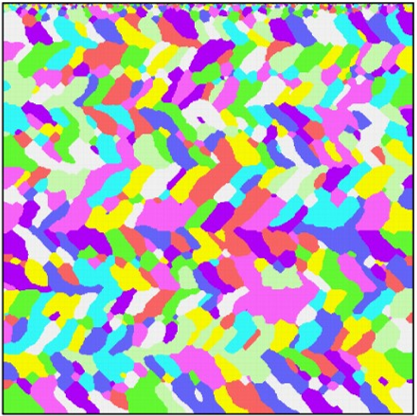
#> input picture data/test_data/sample5.png, 417 x 416 px; its folder holds 3 pictures in this run
$ python average_grain_size_encap.py
#> lines starting #> are read from the running program, lines starting #| are printed output that depends on the picture; after the words box and inside, x2 and y2 are one past the last pixel; in counts of white or black regions, pixels touching at a corner belong together
import cv2
from PIL import Image, ImageFilter
import numpy as np
import matplotlib.pyplot as plt
from skimage import filters, measure
from scipy.ndimage import binary_erosion, binary_dilation
import random
import os

# [54 lines left out: function visualize_segment_process, not called in this run]

def grain_segmentation(image_np, gaussian_radius=1, sobel_threshold=0.01, dilation_iterations=1,bin_min=0, bin_max=300, n_bins=15, plot_numbers_on_grains=True):

    """
        This function takes an image in numpy array format to process to segment the microstructure (grain) into different regions. and then calcualte the (weighted) average grain size for each image.

        Parameters:
        - image (numpy array): input image in RGB mode ( Nrow * Ncolumn * 3) - make sure it is 3 channels when input.
        - gaussian_radius (int): radius used when applying GaussianBlur filter
        - sobel_threshold (float): define the threshold to binary_edges after apply sobel edge detection.
        - dilation_iterations (int): iterations used in binary_dilation function (range from 1 to 2)
        - bin_min (int): lower limit set to used for histogram plot
        - bin_max (int): upper limit set to used for histogram plot
        - n_bins (int): number of bins


        Returns:
        - histogram values:
            - bin_min (int): lower limit of the grain size to be displayed in histogram (min value can be 0)
            - bin_max (int): upper limit of the grain size to be displayed in histogram (max values can be the calculated maximum grain size, or self-defined values)
            - bins (array): a list of values that shows the number of each bin edge (e.g: [0, 100, 200,... 10000]). length of array is bin_max/n_bins
            - hist_n (array of int/float): a list of values that represent the count of each bar (e.g: if we have 15 bins, then there are 15 values in the list. each represent the number of counts (int), or in normazlied value (float) of each bar.
        - weighted average grain size (float): calculated weighted average grain size for each image
        - number of regions (int): number of grain detected using the algorithms
        - total grain size (float): The sum of all detected grains' size
        - labeled image (array): segmented images saved in 2D-array
        - region list (array): save grain size for all the detected grain regions in a list.
    """


    hist_n, bins = [], []
    weighted_avg_grain_size, num_labels, total_size = 0, 0, 0
    labeled_image, regions_list = np.array([]), []


    #total_size = 0      #total size of all detected grains (sum of each grain size)
    weighted_sum = 0    #used for calculate weighted average grain size of an image
    #regions_list = []   #save all the grain sizes in the list

    # Create a PIL Image from the NumPy array
    pil_image = Image.fromarray(image_np)

    # Apply Gaussian filter
    gaussian_image = pil_image.filter(ImageFilter.GaussianBlur(radius=gaussian_radius))
    gaussian_np = np.array(gaussian_image) # Convert the PIL image to a NumPy array after Gaussian filtering

    # Edge Detection with Sobel
    gray_image = gaussian_image.convert('L') # Convert to grayscale for Sobel edge detection
    sobel_edges = filters.sobel(np.array(gray_image)) # Apply Sobel edge detector
    binary_edges = sobel_edges < sobel_threshold  # set Sobel threshold the edge image to binary
    dilated_edges = binary_dilation(binary_edges, iterations=dilation_iterations)

    # Convert binary image to labeled image
    labeled_image, num_labels = measure.label(dilated_edges, connectivity=1, return_num=True)

    # coloring the segmented results with random set colors
    random.seed(42)  # Set a seed for reproducibility
    label_colors = {label: tuple(np.random.randint(0, 256, size=3)) for label in range(1, num_labels + 1)}
    randomized_labels = list(range(1, num_labels + 1))
    random.shuffle(randomized_labels)

    randomized_colored_image = np.zeros_like(image_np)
    for label, color in zip(randomized_labels, label_colors.values()):
        randomized_colored_image[labeled_image == label] = color

    # option: Display marked region number on segmented grains
    if plot_numbers_on_grains:
        plt.figure(figsize=(20, 15))
        plt.imshow(randomized_colored_image, cmap='jet')

    #calculate
    for region in measure.regionprops(labeled_image):

        #option (cont): Display marked region number on segmented grains
        # Draw text annotations at the centroid of each region
        if plot_numbers_on_grains:
            centroid = region.centroid
            plt.text(centroid[1], centroid[0], str(region.label), color='white', fontsize=8, ha='center',
                     va='center')  # Annotate the labeled image with region values

        # get each grain region statistics
        #print(f"Region {region.label}: Size = {region.area} pixels")  # print results in loop for the image
        #regions_list = np.append(regions_list, region.area)
        regions_list.append(region.area)

        # calculate weighted sum and total_size of all grains
        weighted_sum += region.area * region.area  # accumulate the numerator (denominator is total_size)
        total_size += region.area  # get total size of all grain area

    try:
        weighted_avg_grain_size = weighted_sum / total_size     # Calculate weighted average grain size
        #print("weighted average grain size is", weighted_avg_grain_size, "pixels")

    except ZeroDivisionError:
        print("Error: Division by zero. Number of detected region is zero.")
        weighted_avg_grain_size = None  # or set a default value or handle it in another way


    # -- Visualization of Segmentation Intermediate Steps
    #visualize_segment_process(image, gaussian_np, gray_image, sobel_edges, binary_edges,randomized_colored_image) #binary edges without dilation.
    #visualize_segment_process(image, gaussian_np, gray_image, sobel_edges, dilated_edges,randomized_colored_image) #recommended


    #get histogram and visualize if needed.
    hist_n, bins = get_histogram(regions_list, n_bins, bin_min, bin_max )


    #return hist_n, bins, bin_min, bin_max, weighted_avg_grain_size, num_labels, total_size, labeled_image, regions_list
    return hist_n, bins, bin_min, bin_max, weighted_avg_grain_size, num_labels, total_size, labeled_image, regions_list


def get_histogram(grain_region_size_list, bin_num, bin_min, bin_max):
    """
            Grain size distribution plot

            Parameters:
            - grain_region_size_list: a list of 1D array that stored all the region size
            - bin_num: number of bins want to set up
            - bin_min: lower level boundary used for setting range of histogram plot.
            - bin_max: upper level boundary for bin plot.

            Return:
            - n: a list  of values on each bar (if it is normalized with setting density=True, or original values of each bar)
            - bins: a list of values that has width of each bar. if number of bins =100, bin_max = 10000, then the list values of difference of 100 -> [0, 100, 200, .. 100000]
    """


    if histogram_plot_default:  #using min and max values from calculation directly to plot.

        ### using np.histogram to plot the histogram
        #n, bins, = np.histogram(grain_region_size_list, bins=bin_num, range=(np.min(grain_region_size_list), np.max(grain_region_size_list)),density=True) #density: use normalized y-value if true.
        n, bin_edges, = np.histogram(grain_region_size_list, bins=bin_num, density=True) #density: use normalized y-value if true.

        if draw_histogram == True:
            plt.bar(bin_edges[:-1], n, width=np.diff(bins), color='blue', edgecolor='black', alpha=0.7)  # Plot the histogram using plt.bar

            ### Option: if want to label the bar, uncomment below
            #bars = plt.bar(bin_edges[:-1], n, width=np.diff(bins), color='blue', edgecolor='black', alpha=0.7) # Plot the histogram using plt.bar
            #plt.bar_label(bars, fmt='{:.2e}', label_type='edge') # Add labels to the bars using plt.bar_label

            ### Option: plot lines connected bars, uncomment below
            #plt.plot(bin_edges[:-1],n, color = 'orange') #plot the lines above the bar

            plt.xlabel("Grain Size (pixels)")
            plt.ylabel("Number of Grain Regions")
            plt.title("Grain Size Distribution of " + file_name)
            # plt.savefig(r"../../../tmp/Grain Size Distribution of " + file_name+ ".png")
            plt.show()
    else: #if histogram_plot_default = False, plot with MANUAL setting values (bin_min, bin_max)
        n, bin_edges, = np.histogram(grain_region_size_list, bins=bin_num,
                                range=(bin_min, bin_max),
                                density=True)  # density: use normalized y-value if true.

        if draw_histogram == True:
            plt.bar(bin_edges[:-1], n, width=np.diff(bins), color='blue', edgecolor='black', alpha=0.7)  # Plot the histogram using plt.bar
            plt.xlabel("Grain Size (pixels)")
            plt.ylabel("Number of Grain Regions")
            plt.title("Grain Size Distribution of " + file_name)
            # plt.savefig(r"../../../tmp/Grain Size Distribution of " + file_name+ ".png")
            plt.show()


    return n, bin_edges #array of histogram bar values (without normalization, it's the count of each bar; with normalization, it's the normalized values)

def compare_images(image_np1, image_np2, gaussian_radius=1, sobel_threshold=0.01, dilation_iterations=1,bin_min=0, bin_max=300, n_bins=15):
    """
        This function compare the two images grain size distribution (histogram), and output the similarity index (similarity score: intersect; distance score: bhattacharyya)
        We take two images (numpy array), and first call grain_segmentation to calculate the histogram, then we compare them using cv2 histogram comparison function.

        Parameters:
            - image_np1 (numpy array): image 1 as numpy array
            - image_np2 (numpy array): image 2 input as numpy array
            - gaussin_radius, sobel_threshold,, dilation_iterations, bin_min, bin_max, n_bins --> used for call grain_segmentation.

        Return:
            - similarity_score (float): compute use cv2.HISTCMP_INTERSECT
            - distance_score (float): compute use cv2.HISTCMP_BHATTACHARYYA
        """


    hist1, bins1, bin_min1, bin_max1, avg_grain_size1, num_regions1, total_grain_size1, labeled_image1, regions_list1 = grain_segmentation(
         image_np1, gaussian_radius, sobel_threshold, dilation_iterations, bin_min, bin_max, n_bins, plot_numbers_on_grains)


    hist2, bins2, bin_min2, bin_max2, avg_grain_size2, num_regions2, total_grain_size2, labeled_image2, regions_list2 = grain_segmentation(
        image_np2, gaussian_radius, sobel_threshold, dilation_iterations, bin_min, bin_max, n_bins, plot_numbers_on_grains)


    hist1 = np.array(hist1).astype(np.float32)
    hist2 = np.array(hist2).astype(np.float32)

    # d = cv2.compareHist(hist1, hist2, cv2.HISTCMP_CORREL) #correlation (similarity)
    # d_chi = cv2.compareHist(hist1, hist2, cv2.HISTCMP_CHISQR) #chi-squre (distance)
    d_intersect = cv2.compareHist(hist1, hist2, cv2.HISTCMP_INTERSECT)  # intersect (similarity)
    d_bhat = cv2.compareHist(hist1, hist2, cv2.HISTCMP_BHATTACHARYYA)  # bhattacharyya (distance)

    similarity_score = d_intersect * 10 ** 2
    distance_score = d_bhat

    #print(f"Histogram Comparison: similarity score (intersect) = {similarity_score:.4f}e-02, distance (bhattacharyya) = {distance_score}") #test inside function
    # ref: print(f" h1 vs h2: similarity index: correlation: {d:.4f}, chi-squred: {d_chi:.4f}, intersect: {d_intersect * 10 ** 2:.4f}e+02, bhattacharyya: {d_bhat:.4f}")

    # plot log
    kernel_size = 3
    kernel = np.ones(kernel_size) / kernel_size

    smoothed_hist1 = np.convolve(hist1, kernel, mode='same')
    smoothed_hist2 = np.convolve(hist2, kernel, mode='same')

    plt.semilogx(bins1[:-1], smoothed_hist1, 'r')
    plt.semilogx(bins2[:-1], smoothed_hist2, 'g')

    #plt.semilogx(bins1[:-1], hist1, 'b')
    #plt.semilogx(bins2[:-1], hist2, 'y')

    plt.xlim((1e2, 1e4))
    plt.ylim((0, 2e-3))
    plt.legend(['image1', 'image2'])
    plt.title("")
    plt.show()

    return similarity_score, distance_score


# [43 lines left out: function compare_histogram, not called in this run]


if __name__ == "__main__":


    draw_histogram = False  #if want to display the visualization of grain size distribution histogram, set it true.
    histogram_plot_default = False  # Choose want to use manual setting (bin_min,max) to plot or not. True: auto plot with default values False: use following manual setting to plot.


    # Manually set up the values below:
    gaussian_radius = 1
    sobel_threshold = 0.01
    dilation_iterations = 1
    bin_min = 0
    bin_max = 10000
    n_bins = 100
    plot_numbers_on_grains = False


    image_folder_path = r'../../../data/test_data'
    file_list = os.listdir(image_folder_path)

    image_dict = {} #key: image name; values: numpy array of np
    dict_distribution = {} #save the map of key: image name, value: array of histogram values
    for image_file in file_list:
        file_name = image_file.split(".")[0]
        #print(file_name)
        #Read Images
        image_pil = Image.open(os.path.join(image_folder_path,image_file)).convert('RGB') #convert image mode to RGB (in case if not, e.g: some image may have 4 channels: RGBA)
        image_np = np.array(image_pil) # Convert the PIL image to a NumPy array #note: later our input image will be numpy array, so we don't need to do taht.

        #run with manual setup parameters
        #hist_n, bins, bin_min, bin_max, avg_grain_size, num_regions, total_grain_size, labeled_image, output_regions_list = grain_segmentation(
        #    image_np, gaussian_radius, sobel_threshold, dilation_iterations,bin_min, bin_max, n_bins, plot_numbers_on_grains)
        #run with default value
        #bins,  bin_min, bin_max, avg_grain_size, num_regions, total_grain_size, labeled_image, regions_list = grain_segmentation(image_np)

        #print(f"bin_num = {n_bins}, bin_min = {bin_min}, bin_max = {bin_max}, average grain size = {avg_grain_size:.3f} pixels, # of regions = {num_regions}, total grain size = {total_grain_size}")
        # print("Printing the \"bins\",\"labeled_image\" and \"regions_list\" upon request (list).")
        # print(labeled_image)


        #store grain size distribution histogram results.
        #dict_distribution[image_file] = hist_n #save histogram bar values to dictionary. key: image name, value: array of bar values (normlized if density=True when plot)

        #save images into dict
        image_dict[image_file] = image_np


    #print(image_dict[])
    imagename_list  = list(image_dict.keys())
#> imagename_list = ['sample5.png', 'sample6.png', 'speed_90_hatch_15_CROP.png']

    #get image nparray to pass to the fucntion
    img1 = image_dict[imagename_list[0]]  # another way pass image (numpy array): list(image_dict.values())[0]
    img2 = image_dict[imagename_list[1]]


    #Run comapre images with default setting.
    #s_score, d_score = compare_images(img1, img2)
    #print(f"Default Image comparison between\'{list(image_dict.keys())[0]}\' and \'{list(image_dict.keys())[1]}\': similarity_score = {s_score}, distance_score = {d_score}")

    #if use manual setting, use the following code
    s_score, d_score = compare_images(img1,img2, gaussian_radius, sobel_threshold,dilation_iterations, bin_min, bin_max, n_bins)
#> in grain_segmentation, `binary_edges = sobel_edges < sobel_threshold`:
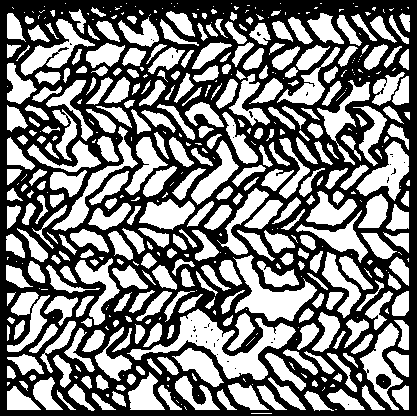
#> binary_edges: shape (416, 417) bool; 48.2% white; 496 white regions (181 under 20 px), largest, box (x1, y1, x2, y2) and area: (127, 309, 296, 380) 3452, (233, 255, 317, 321) 2150, (356, 141, 409, 201) 1383
#> in grain_segmentation, `labeled_image, num_labels = measure.label(dilated_edges, connectivity=..`:
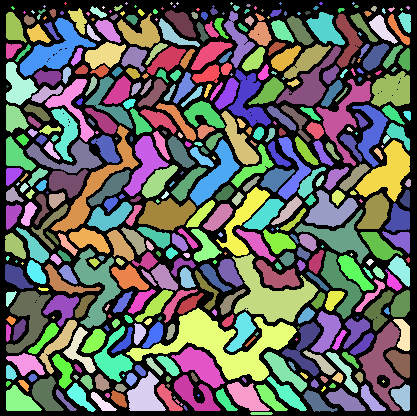
#> labeled_image: shape (416, 417) int32; 453 distinct labels, from 0 to 452; one colour per label, 0 black
#> in grain_segmentation, `labeled_image, num_labels = measure.label(dilated_edges, connectivity=..`: num_labels = 452
#> after the loop in grain_segmentation, `for label, color in zip(randomized_labels, label_colors.values()):`:
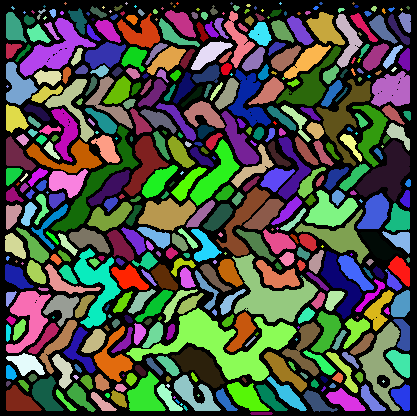
#> randomized_colored_image: shape (416, 417, 3); mean of channels 0, 1, 2 76.4, 81.4, 70.4; drawn as R, G, B
#> the loop in grain_segmentation, `for region in measure.regionprops(labeled_image):` made 452 passes
#> (weighted_sum, total_size) on passes 1 to 3: (25, 5), (50, 10), (75, 15)
#> after the loop in grain_segmentation, `for region in measure.regionprops(labeled_image):`: regions_list = 452 values, max 3998 at index 358, min 5 at index 0, mean 236.3; total_size = 106807; weighted_sum = 82198317
#> in grain_segmentation, `weighted_avg_grain_size = weighted_sum / total_size`: weighted_avg_grain_size = 769.6
#> in get_histogram, `n, bin_edges, = np.histogram(grain_region_size_list, bins=bin_num, ran..`: n = 100 values, max 0.00498 at index 0, min 0 at index 16, mean 0.0001; bin_edges = 101 values from 0 to 10000
#> in grain_segmentation, `hist_n, bins = get_histogram(regions_list, n_bins, bin_min, bin_max )`: hist_n has the same summary as n in get_histogram
#> in compare_images, `hist1, bins1, bin_min1, bin_max1, avg_grain_size1, num_regions1, total..`: hist1 has the same summary as n in get_histogram; bin_min1 = 0; bin_max1 = 10000; avg_grain_size1 = 769.6; num_regions1 = 452; total_grain_size1 = 106807; regions_list1 has the same summary as regions_list in grain_segmentation
#> call 2 of grain_segmentation, with gaussian_radius = 1, sobel_threshold = 0.01, dilation_iterations = 1, bin_min = 0, bin_max = 10000, n_bins = 100, plot_numbers_on_grains = False
#> in grain_segmentation (call 2), `gaussian_image = pil_image.filter(ImageFilter.GaussianBlur(radius=gaus..`:
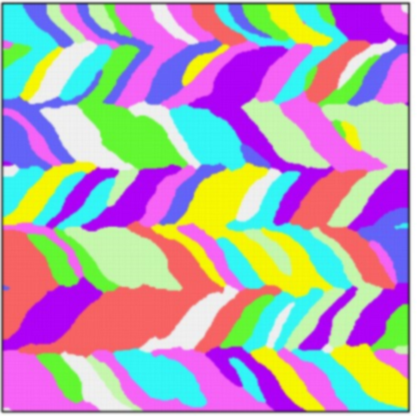
#> gaussian_image: PIL image 417x416 RGB; mean R, G, B 178.2, 161.7, 178.4
#> in grain_segmentation (call 2), `gray_image = gaussian_image.convert('L')`:
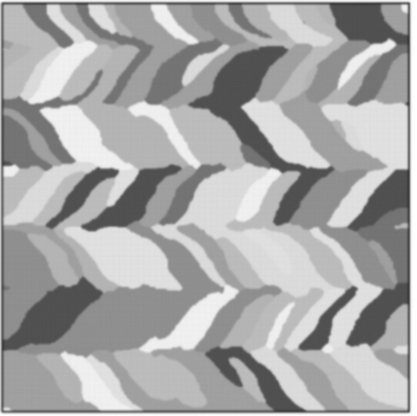
#> gray_image: PIL image 417x416 L; min 58, max 255, mean 168.5
#> in grain_segmentation (call 2), `sobel_edges = filters.sobel(np.array(gray_image))`:
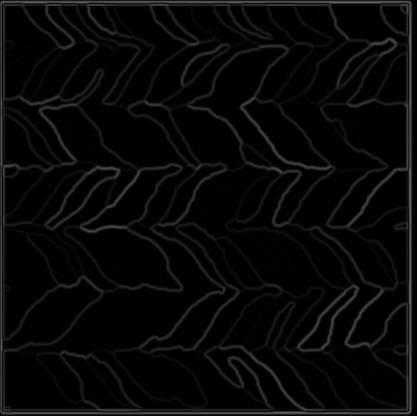
#> sobel_edges: shape (416, 417) float64; min 0, max 0.384, mean 0.0312
#> in grain_segmentation (call 2), `binary_edges = sobel_edges < sobel_threshold`:
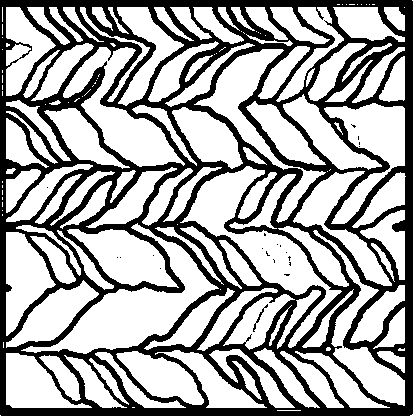
#> binary_edges: shape (416, 417) bool; 65.3% white; 21 black regions (19 under 20 px), largest, box (x1, y1, x2, y2) and area: (0, 0, 413, 416) 60139, (253, 304, 268, 332) 59
#> (the rest of the program and of its run is left out)
